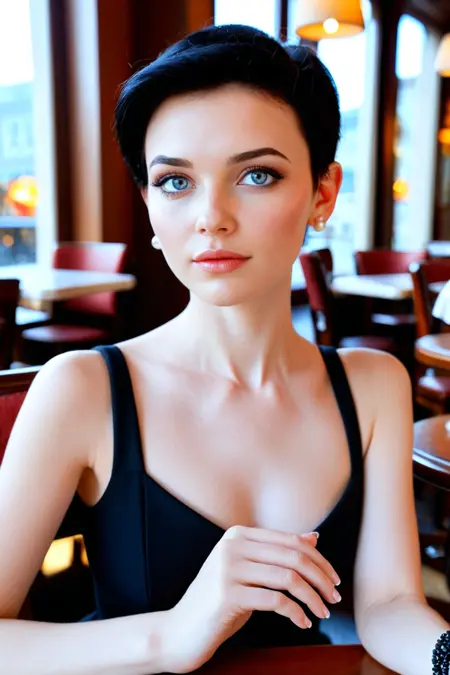
#> input picture cyrielle_ref.webp, 450 x 675 px
$ python make_canny.py
#> lines starting #> are read from the running program, lines starting #| are printed output that depends on the picture
import cv2
from PIL import Image

def create_canny(image_path="./cyrielle_ref.webp", save_path="./canny-edge.png"):
    """
    Tạo ảnh Canny edge map từ ảnh gốc (image_path)
    và lưu thành ảnh RGB (3 kênh) tại save_path.
    """
#> called with image_path = './cyrielle_ref.webp', save_path = './canny-edge.png'
    # Đọc ảnh gốc
    img = cv2.imread(image_path)
#> img is the input picture: shape (675, 450, 3); mean B, G, R 123.3, 124, 140.3
    if img is None:
        print(f"❌ Không tìm thấy ảnh nguồn: {image_path}")
        return

    # Chuyển sang ảnh Canny (phát hiện biên cạnh)
    edges = cv2.Canny(img, 100, 200)
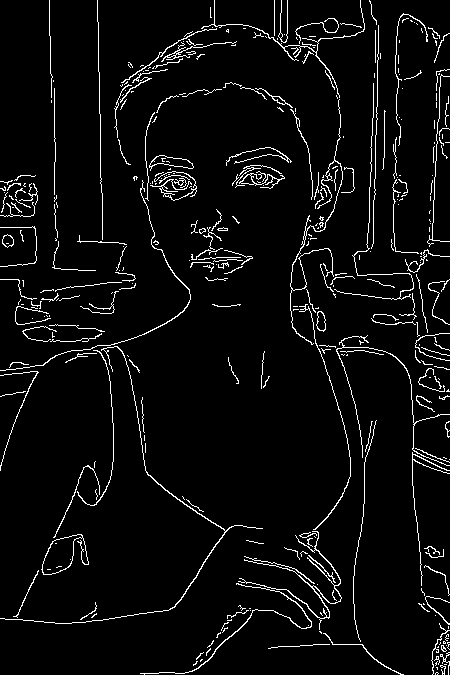
#> edges: shape (675, 450); 4.7% white in thin lines or dots

    # Chuyển từ grayscale sang RGB để ControlNet dùng được
    canny_rgb = cv2.cvtColor(edges, cv2.COLOR_GRAY2RGB)
#> canny_rgb: shape (675, 450, 3); 4.7% white in thin lines or dots

    # Lưu kết quả
    Image.fromarray(canny_rgb).save(save_path)
    print("✅ Đã tạo ảnh Canny:", save_path)

if __name__ == "__main__":
    create_canny()
